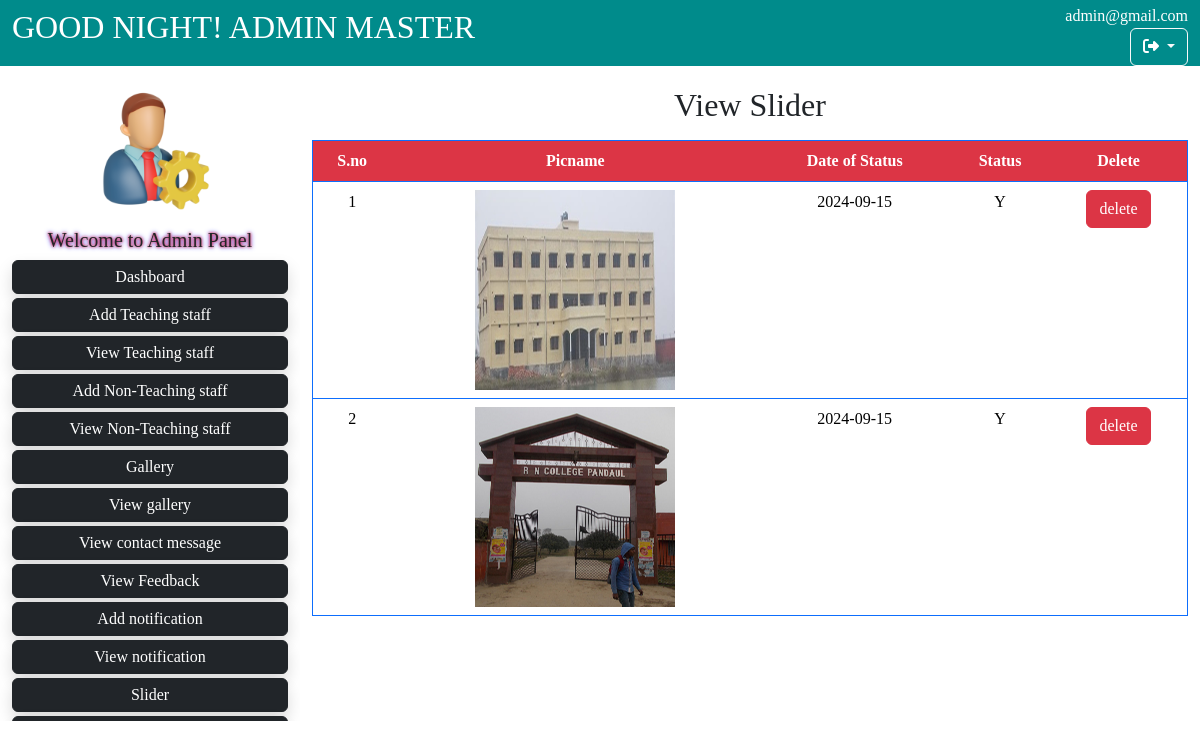
The app's page /admin/viewslider.php (signed in) with its own data.
### tables this page shows
CREATE TABLE IF NOT EXISTS `tbl_slider` (
  `sid` int(11) NOT NULL AUTO_INCREMENT,
  `picname` varchar(200) NOT NULL,
  `status` varchar(1) NOT NULL,
  `dos` varchar(10) NOT NULL,
  PRIMARY KEY (`sid`)
);

### admin/viewslider.php (the view, shortened to what this page needs)
<?php
include("header.php")
?>
<?php
include("left.php")
?>
<?php
$con=mysqli_connect("localhost","root","","rnc");
$query="select * from tbl_slider";
$res=mysqli_query($con,$query);
?>
<div class="col-sm-9">
               <div class="container">
                <h2 style="text-align:center; margin-top:20px;">View Slider</h2>
                <div class="row mt-3">
                    <table style="border:1px solid black;text-align:center;" class="table table bordered border-primary">
                        <tr>
                            <th class="text-center bg-danger text-white">S.no</th>
                            <th class="text-center bg-danger text-white">Picname</th>
                            <th class="text-center bg-danger text-white">Date of Status</th>
                            <th class="text-center bg-danger text-white">Status</th>
                            <th class="text-center bg-danger text-white">Delete</th>
                        </tr>
                                 <?php
                                     $a=1;
                                    while($row=mysqli_fetch_array($res))
                                        {
                                             ?>
                                            <tr>
                                        <td><?php echo $a;?></td>
                                        <td><img src="slider/<?php echo $row['picname'];?>" height="200px" width="200px"/></td>
                                        <td><?php echo $row['dos'];?></td>
                                        <td><?php echo $row['status'];?></td>
                                        <td><a href="sliderdelete.php?sid=<?php echo $row['sid'];?>" <button class="btn btn-danger"  class="text-white" style="text-decoration:none">delete</a></td></button
                                    <?php
                                    $a++;
                                    }
                                    ?>
                    </table>
                </div>
               </div>
            </div>
        </div>
     </div>
</body>
</html>

### css/style.css (style rules this page uses)
body { font-family: poppins; }

### records on screen
tbl_slider: picname (picture), dos "2024-09-15", status "Y"
tbl_slider: picname (picture), dos "2024-09-15", status "Y"

### other values on screen
$greeting "GOOD NIGHT!"
$_SESSION['admin'] "admin@gmail.com"
